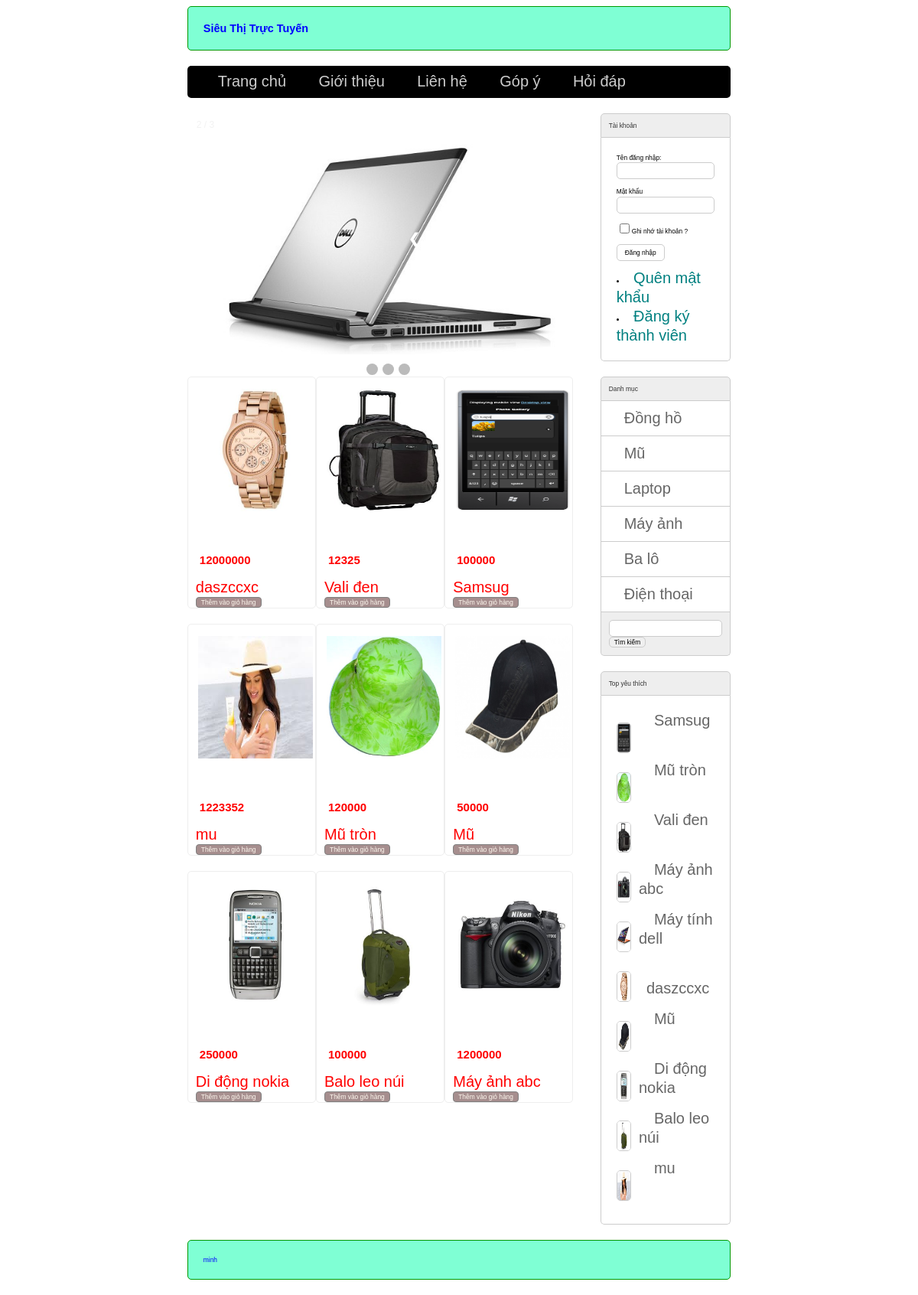
The page / on the database its author committed.
### tables this page shows
CREATE TABLE `sanpham` (
  `id` int(11) NOT NULL,
  `iddm` int(11) NOT NULL,
  `name` varchar(255) NOT NULL,
  `price` double(10,2) DEFAULT 0.00,
  `mota` text DEFAULT NULL,
  `img` varchar(255) DEFAULT NULL,
  `luotxem` int(11) DEFAULT 0
);

CREATE TABLE `danhmuc` (
  `id` int(11) NOT NULL,
  `name` varchar(255) NOT NULL
);

### model/pdo.php (called while the page is built, shortened)
<?php
function pdo_get_connection(){
    $dburl = "mysql:host=localhost;dbname=duanmau2022;charset=utf8";
    $username = 'root';
    $password = '';
    $conn = new PDO($dburl, $username, $password);
    $conn->setAttribute(PDO::ATTR_ERRMODE, PDO::ERRMODE_EXCEPTION);
    return $conn;
}
function pdo_query($sql){
    $sql_args = array_slice(func_get_args(), 1);
    try{
        $conn = pdo_get_connection();
        $stmt = $conn->prepare($sql);
        $stmt->execute($sql_args);
        $rows = $stmt->fetchAll();
        return $rows;
    }
    catch(PDOException $e){
        throw $e;
    }
    finally{
        unset($conn);
    }
}

### model/sanpham.php (called while the page is built, shortened)
<?php
function loadall_sanpham_home(){
    $sql="select * from sanpham where 1 order by id desc limit 0,9";
    $listsanpham=pdo_query($sql);
    return $listsanpham;
}
function loadall_sanpham_top10(){
    $sql="select * from sanpham where 1 order by luotxem desc limit 0,10";
    $listsanpham=pdo_query($sql);
    return $listsanpham;
}
?>

### global.php (called while the page is built)
<?php
$img_path="upload/"
?>

### model/danhmuc.php (called while the page is built, shortened)
<?php
function loadall_danhmuc(){
    $sql="select * from danhmuc order by id desc";
    $listdanhmuc=pdo_query($sql);
    return $listdanhmuc;
}
?>

### view/home.php (the view, shortened to what this page needs)
<div class="row mb ">
            <div class="boxtrai mr">
                <div class="row">
                    <div class="banner">
                        <div class="slideshow-container">
                        <div class="mySlides fade">
                        <div class="numbertext">2 / 3</div>
                        <img src="view/images/1003.jpg" style="width:100%">
                        </div>
                        <a class="prev" onclick="plusSlides(-1)">&#10094;</a>
                        <a class="next" onclick="plusSlides(1)">&#10095;</a>
                        </div>
                        <br>
                        <div style="text-align:center">
                        <span class="dot" onclick="currentSlide(1)"></span>
                        <span class="dot" onclick="currentSlide(2)"></span>
                        <span class="dot" onclick="currentSlide(3)"></span>
                        </div>
                    </div>
                </div>
                <div class="row">
                    <?php
                    $i=0;
                    foreach ($spnew as $sp) {
                        extract($sp);
                        $linksp="index.php?act=sanphamct&idsp=".$id;
                        $hinh=$img_path.$img;
                        if (($i==2)||($ii=5)||($i==8)) {
                           $mr="";
                        }else {
                            $mr="mr";
                        }
                        echo '<div class="boxsp'.$mr.'">
                        <div class="row img"><a href="'.$linksp.'"><img src="'.$hinh.'" alt="" width="120"></a></div>
                         <p>'.$price.'</p>
                        <a href="'.$linksp.'">'.$name.'</a>
                        <div class="row ">
                        <form action="index.php?act=addtocart" method="post">
                        <input type="hidden" name="id" value="'.$id.'">
                        <input type="hidden" name="name" value="'.$name.'">
                        <input type="hidden" name="img" value="'.$img.'">
                        <input type="hidden" name="price" value="'.$price.'" class="gia">
                        <input type="submit" name="addtocart" value="Thêm vào giỏ hàng" class="mua">
                        </form>
                        </div>
                    </div> ';
                    $i+=1;
                    }
                    ?>
                </div>
            </div>
            <div class="boxphai ">
               <?php
                include "boxright.php";
               ?>
            </div>
        </div>

### view/boxright.php (shortened to what this page needs)
<div class="row mb ">
                    <div class="boxtitle"> Tài khoản</div>
                    <div class="boxcontent formtaikhoan">
                        <?php
                            if (isset($_SESSION['user'])) {
                                extract($_SESSION['user']);
                            ?>
                                <div class="row mb10">
                            Xin chào:
                            <?=$user?>
                            </div>
                            <div class="row mb10">
                                <li><a href="index.php?act=quenmk">Quên mật khẩu    </a></li>
                            <li>
                                <a href="index.php?act=edit_taikhoan">Cập nhật tài khoản</a>
                            </li>
                            <?php
                                if ($role==1) {?>
                            <li>
                                <a href="admin/index.php">Đăng nhập Admin</a>
                            </li>
                                    <?php } ?>
                            <li>
                                <a href="index.php?act=thoat">Thoát</a>
                            </li>
                            </div>
                            <?php
                            }else {
                        ?>
                        <form action="index.php?act=dangnhap" method="post">
                            <div class="row mb10">
                            Tên đăng nhập: <br>
                            <input type="text" name="user" id="" required>
                            </div>
                            <div class="row mb10">
                            Mật khẩu <br>
                            <input type="password" name="pass" id="" required>
                            </div>
                            <div class="row mb10">
                            <input type="checkbox" name="" id="">Ghi nhớ tài khoản ?</div>
                            <div class="row mb10">
                            <input type="submit" value="Đăng nhập" name="dangnhap"></div>
                        </form>
                        <li><a href="index.php?act=quenmk">Quên mật khẩu</a></li>
                        <li>
                            <a href="index.php?act=dangky">Đăng ký thành viên</a>
                        </li>
                        <?php }?>
                    </div>
                </div>
                <div class="row mb " >
                    <div class="boxtitle">Danh mục</div>
                    <div class="boxcontent2 menudoc">
                        <ul>
                            <?php
                                foreach ($dsdm as $dm) {
                                    extract($dm);
                                    $linkdm="index.php?act=sanpham&iddm=".$id;
                                    echo '<li>
                                            <a href="'.$linkdm.'">'.$name.'</a>
                                          </li>';
                                }
                            ?>
                        </ul>
                    </div>
                    <div class="boxfooter searbox">
                        <form action="index.php?act=sanpham" method="post">
                            <input type="text" name="kyw" id="">
                            <input type="submit" value="Tìm kiếm" name="timkiem" class="tk">
                        </form>
                    </div>
                </div>
                <div class="row ">
                    <div class="boxtitle">Top yêu thích</div>
                    <div class=" row boxcontent">
                        <?php
                            foreach ($dstop10 as $sp) {
                                extract($sp);
                                $linksp="index.php?act=sanphamct&idsp=".$id;
                                $img=$img_path.$img;
                                echo '<div class="row mb10 top10">
                                <a href="'.$linksp.'"><img src="'.$img.'" alt=""></a>
                                <a href="'.$linksp.'">'.$name.'</a>
                            </div>';
                            }
                        ?>
                    </div>
                </div>

### rows shown on the page
sanpham: img (picture), price "12000000", name "daszccxc", shows a picture
sanpham: img (picture), price "12325", name "Vali đen", shows a picture
sanpham: img (picture), price "100000", name "Samsug", shows a picture
sanpham: img (picture), price "1223352", name "mu", shows a picture
sanpham: img (picture), price "120000", name "Mũ tròn", shows a picture
sanpham: img (picture), price "50000", name "Mũ", shows a picture
sanpham: img (picture), price "250000", name "Di động nokia", shows a picture
sanpham: img (picture), price "100000", name "Balo leo núi", shows a picture
sanpham: img (picture), price "1200000", name "Máy ảnh abc", shows a picture
danhmuc: name "Đồng hồ"
danhmuc: name "Mũ"
danhmuc: name "Laptop"
danhmuc: name "Máy ảnh"
danhmuc: name "Ba lô"
danhmuc: name "Điện thoại"
sanpham: shows a picture, name "Máy tính dell"
